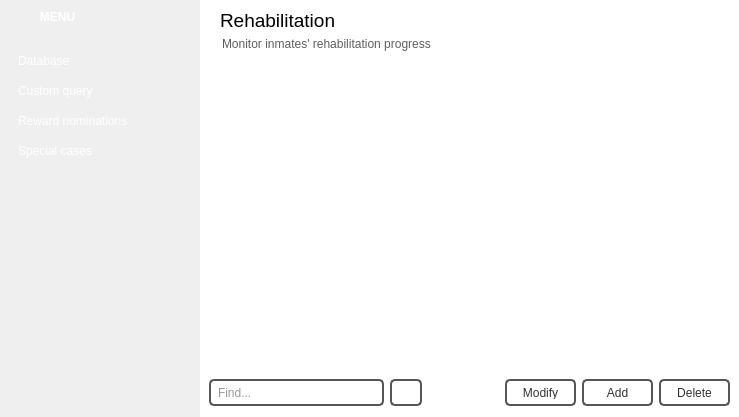
<?xml version="1.0" encoding="UTF-8"?>
<ui version="4.0">
 <class>RehabForm</class>
 <widget class="QWidget" name="RehabForm">
  <property name="geometry">
   <rect>
    <x>0</x>
    <y>0</y>
    <width>739</width>
    <height>417</height>
   </rect>
  </property>
  <property name="windowTitle">
   <string>Form</string>
  </property>
  <layout class="QHBoxLayout" name="horizontalLayout">
   <property name="spacing">
    <number>0</number>
   </property>
   <property name="leftMargin">
    <number>0</number>
   </property>
   <property name="topMargin">
    <number>0</number>
   </property>
   <property name="rightMargin">
    <number>0</number>
   </property>
   <property name="bottomMargin">
    <number>0</number>
   </property>
   <item>
    <widget class="QFrame" name="sidebar">
     <property name="minimumSize">
      <size>
       <width>200</width>
       <height>0</height>
      </size>
     </property>
     <property name="maximumSize">
      <size>
       <width>200</width>
       <height>16777215</height>
      </size>
     </property>
     <property name="styleSheet">
      <string notr="true">QFrame #sidebar {
	background-image: url(:/images/bg_sidemenu.png);
	background-position:top right;
	background-repeat:no-repeat
}</string>
     </property>
     <property name="frameShape">
      <enum>QFrame::NoFrame</enum>
     </property>
     <property name="frameShadow">
      <enum>QFrame::Raised</enum>
     </property>
     <widget class="QPushButton" name="pushButton_22">
      <property name="geometry">
       <rect>
        <x>168</x>
        <y>3</y>
        <width>28</width>
        <height>28</height>
       </rect>
      </property>
      <property name="styleSheet">
       <string notr="true">QPushButton {
color: rgb(255, 255, 255);
text-align:left;
background-image: url(:/images/sidebar_close.png);
background-position:center;
}

QPushButton:hover {
border-radius:5px;
border: 1px solid rgb(120, 120, 120);
background-color: rgb(38, 38, 38);
}

QPushButton:pressed {
border-radius:5px;
border: 1px solid rgb(60, 60, 60);
background-color: rgb(85, 170, 255);
}

</string>
      </property>
      <property name="text">
       <string/>
      </property>
      <property name="flat">
       <bool>true</bool>
      </property>
     </widget>
     <widget class="QPushButton" name="pushButton_18">
      <property name="geometry">
       <rect>
        <x>10</x>
        <y>110</y>
        <width>181</width>
        <height>21</height>
       </rect>
      </property>
      <property name="styleSheet">
       <string notr="true">QPushButton {
color: rgb(255, 255, 255);
text-align:left;
padding-left:7px;
}

QPushButton:hover {
border-radius:10px;
background-color: #299ED6;
}

QPushButton:pressed {
border-radius:10px;
border: 1px solid #777777;
background-color: #222222;
}

QPushButton:checked {
border-radius:10px;
background-color: rgb(120, 120, 120);
}

</string>
      </property>
      <property name="text">
       <string>Reward nominations</string>
      </property>
      <property name="checkable">
       <bool>true</bool>
      </property>
      <property name="autoExclusive">
       <bool>true</bool>
      </property>
      <property name="flat">
       <bool>true</bool>
      </property>
     </widget>
     <widget class="QPushButton" name="pushButton_21">
      <property name="geometry">
       <rect>
        <x>3</x>
        <y>3</y>
        <width>28</width>
        <height>28</height>
       </rect>
      </property>
      <property name="styleSheet">
       <string notr="true">QPushButton {
color: rgb(255, 255, 255);
text-align:left;
background-image: url(:/images/sidebar_unpin.png);
background-position:center;
}

QPushButton:hover {
border-radius:5px;
border: 1px solid rgb(120, 120, 120);
background-color: rgb(38, 38, 38);
}

QPushButton:pressed {
border-radius:5px;
border: 1px solid rgb(60, 60, 60);
background-color: rgb(85, 170, 255);
}</string>
      </property>
      <property name="text">
       <string/>
      </property>
      <property name="flat">
       <bool>true</bool>
      </property>
     </widget>
     <widget class="QPushButton" name="pushButton_20">
      <property name="enabled">
       <bool>false</bool>
      </property>
      <property name="geometry">
       <rect>
        <x>-1</x>
        <y>-1</y>
        <width>201</width>
        <height>36</height>
       </rect>
      </property>
      <property name="font">
       <font>
        <family>Segoe UI</family>
        <pointsize>9</pointsize>
        <weight>75</weight>
        <bold>true</bold>
       </font>
      </property>
      <property name="styleSheet">
       <string notr="true">background-image: url(:/images/sidebar_header.png);
text-align:left;
color: rgb(255, 255, 255);</string>
      </property>
      <property name="text">
       <string>            MENU</string>
      </property>
      <property name="flat">
       <bool>true</bool>
      </property>
     </widget>
     <widget class="QPushButton" name="pushButton_16">
      <property name="geometry">
       <rect>
        <x>10</x>
        <y>50</y>
        <width>181</width>
        <height>21</height>
       </rect>
      </property>
      <property name="styleSheet">
       <string notr="true">QPushButton {
color: rgb(255, 255, 255);
text-align:left;
padding-left:7px;
}

QPushButton:hover {
border-radius:10px;
background-color: #299ED6;
}

QPushButton:pressed {
border-radius:10px;
border: 1px solid #777777;
background-color: #222222;
}

QPushButton:checked {
border-radius:10px;
background-color: rgb(120, 120, 120);
}

</string>
      </property>
      <property name="text">
       <string>Database</string>
      </property>
      <property name="checkable">
       <bool>true</bool>
      </property>
      <property name="autoExclusive">
       <bool>true</bool>
      </property>
      <property name="flat">
       <bool>true</bool>
      </property>
     </widget>
     <widget class="QPushButton" name="pushButton_17">
      <property name="geometry">
       <rect>
        <x>10</x>
        <y>80</y>
        <width>181</width>
        <height>21</height>
       </rect>
      </property>
      <property name="styleSheet">
       <string notr="true">QPushButton {
color: rgb(255, 255, 255);
text-align:left;
padding-left:7px;
}

QPushButton:hover {
border-radius:10px;
background-color: #299ED6;
}

QPushButton:pressed {
border-radius:10px;
border: 1px solid #777777;
background-color: #222222;
}

QPushButton:checked {
border-radius:10px;
background-color: rgb(120, 120, 120);
}

</string>
      </property>
      <property name="text">
       <string>Custom query</string>
      </property>
      <property name="checkable">
       <bool>true</bool>
      </property>
      <property name="autoExclusive">
       <bool>true</bool>
      </property>
      <property name="flat">
       <bool>true</bool>
      </property>
     </widget>
     <widget class="QPushButton" name="pushButton_19">
      <property name="enabled">
       <bool>false</bool>
      </property>
      <property name="geometry">
       <rect>
        <x>10</x>
        <y>140</y>
        <width>181</width>
        <height>21</height>
       </rect>
      </property>
      <property name="styleSheet">
       <string notr="true">QPushButton {
color: rgb(255, 255, 255);
text-align:left;
padding-left:7px;
}

QPushButton:hover {
border-radius:10px;
background-color: #299ED6;
}

QPushButton:pressed {
border-radius:10px;
border: 1px solid #777777;
background-color: #222222;
}

QPushButton:checked {
border-radius:10px;
background-color: rgb(120, 120, 120);
}

</string>
      </property>
      <property name="text">
       <string>Special cases</string>
      </property>
      <property name="checkable">
       <bool>true</bool>
      </property>
      <property name="autoExclusive">
       <bool>true</bool>
      </property>
      <property name="flat">
       <bool>true</bool>
      </property>
     </widget>
     <zorder>pushButton_18</zorder>
     <zorder>pushButton_20</zorder>
     <zorder>pushButton_16</zorder>
     <zorder>pushButton_17</zorder>
     <zorder>pushButton_19</zorder>
     <zorder>pushButton_21</zorder>
     <zorder>pushButton_22</zorder>
    </widget>
   </item>
   <item>
    <widget class="QFrame" name="frame_2">
     <property name="frameShape">
      <enum>QFrame::NoFrame</enum>
     </property>
     <property name="frameShadow">
      <enum>QFrame::Raised</enum>
     </property>
     <layout class="QVBoxLayout" name="verticalLayout_2">
      <property name="spacing">
       <number>0</number>
      </property>
      <property name="leftMargin">
       <number>0</number>
      </property>
      <property name="topMargin">
       <number>0</number>
      </property>
      <property name="rightMargin">
       <number>0</number>
      </property>
      <property name="bottomMargin">
       <number>0</number>
      </property>
      <item>
       <widget class="QFrame" name="frame">
        <property name="frameShape">
         <enum>QFrame::NoFrame</enum>
        </property>
        <property name="frameShadow">
         <enum>QFrame::Raised</enum>
        </property>
        <layout class="QVBoxLayout" name="verticalLayout">
         <property name="spacing">
          <number>0</number>
         </property>
         <property name="leftMargin">
          <number>0</number>
         </property>
         <property name="topMargin">
          <number>0</number>
         </property>
         <property name="rightMargin">
          <number>0</number>
         </property>
         <property name="bottomMargin">
          <number>0</number>
         </property>
         <item>
          <widget class="QFrame" name="frame_3">
           <property name="sizePolicy">
            <sizepolicy hsizetype="Minimum" vsizetype="Preferred">
             <horstretch>0</horstretch>
             <verstretch>0</verstretch>
            </sizepolicy>
           </property>
           <property name="minimumSize">
            <size>
             <width>0</width>
             <height>64</height>
            </size>
           </property>
           <property name="maximumSize">
            <size>
             <width>16777215</width>
             <height>64</height>
            </size>
           </property>
           <property name="styleSheet">
            <string notr="true">QFrame #frame_3 {
	background-color: rgb(255, 255, 255);
	background-image: url(:/images/subwindow_header.png);
	background-repeat:0;
}</string>
           </property>
           <property name="frameShape">
            <enum>QFrame::NoFrame</enum>
           </property>
           <property name="frameShadow">
            <enum>QFrame::Raised</enum>
           </property>
           <property name="lineWidth">
            <number>0</number>
           </property>
           <widget class="QLabel" name="label">
            <property name="geometry">
             <rect>
              <x>20</x>
              <y>10</y>
              <width>151</width>
              <height>21</height>
             </rect>
            </property>
            <property name="font">
             <font>
              <family>Segoe UI</family>
              <pointsize>14</pointsize>
             </font>
            </property>
            <property name="styleSheet">
             <string notr="true">background-color:0;</string>
            </property>
            <property name="text">
             <string>Rehabilitation</string>
            </property>
           </widget>
           <widget class="QLabel" name="label_2">
            <property name="geometry">
             <rect>
              <x>22</x>
              <y>36</y>
              <width>391</width>
              <height>16</height>
             </rect>
            </property>
            <property name="styleSheet">
             <string notr="true">color: rgb(94, 94, 94);
background-color:0;</string>
            </property>
            <property name="text">
             <string>Monitor inmates' rehabilitation progress</string>
            </property>
           </widget>
          </widget>
         </item>
         <item>
          <widget class="QFrame" name="frame_4">
           <property name="styleSheet">
            <string notr="true">QScrollBar:horizontal {
	background-color: white;
    height: 14px;
    margin: 20px 0px 20 0px;
}

QScrollBar::handle:horizontal {
	background-color: rgb(195, 195, 195);
    min-width: 20px;
}

QScrollBar::add-line:horizontal {
	border-image: url(:/images/scroll_right.png);
    width: 16px;
    subcontrol-position: right;
    subcontrol-origin: margin;
}

QScrollBar::sub-line:horizontal {
	border-image: url(:/images/scroll_left.png);
    width: 16px;
    subcontrol-position: left;
    subcontrol-origin: margin;
}

QScrollBar:vertical {
	width:14px;
	background-color: white;
	margin: 20px 0px 20px 0px;
}

QScrollBar::handle:vertical {
	background-color: rgb(195, 195, 195);
    min-height: 15px;
}

QScrollBar::add-line:vertical {
	border-image: url(:/images/scroll_down.png);
    height: 16px;
    subcontrol-position: bottom;
    subcontrol-origin: margin;
}

QScrollBar::sub-line:vertical {
	border-image: url(:/images/scroll_up.png);
    height: 16px;
    subcontrol-position: top;
    subcontrol-origin: margin;
}</string>
           </property>
           <property name="frameShape">
            <enum>QFrame::NoFrame</enum>
           </property>
           <property name="frameShadow">
            <enum>QFrame::Raised</enum>
           </property>
           <layout class="QVBoxLayout" name="verticalLayout_3">
            <property name="spacing">
             <number>0</number>
            </property>
            <property name="leftMargin">
             <number>0</number>
            </property>
            <property name="topMargin">
             <number>0</number>
            </property>
            <property name="rightMargin">
             <number>0</number>
            </property>
            <property name="bottomMargin">
             <number>0</number>
            </property>
            <item>
             <widget class="QStackedWidget" name="stackedWidget">
              <property name="styleSheet">
               <string notr="true">background-color: rgb(255, 255, 255);</string>
              </property>
              <property name="currentIndex">
               <number>0</number>
              </property>
              <widget class="QWidget" name="database">
               <layout class="QVBoxLayout" name="verticalLayout_4">
                <property name="spacing">
                 <number>0</number>
                </property>
                <property name="leftMargin">
                 <number>0</number>
                </property>
                <property name="topMargin">
                 <number>0</number>
                </property>
                <property name="rightMargin">
                 <number>0</number>
                </property>
                <property name="bottomMargin">
                 <number>0</number>
                </property>
                <item>
                 <widget class="QTableView" name="tableView">
                  <property name="styleSheet">
                   <string notr="true">background-color: rgb(255, 255, 255);</string>
                  </property>
                  <property name="frameShape">
                   <enum>QFrame::NoFrame</enum>
                  </property>
                 </widget>
                </item>
                <item>
                 <widget class="QFrame" name="frame_5">
                  <property name="minimumSize">
                   <size>
                    <width>0</width>
                    <height>48</height>
                   </size>
                  </property>
                  <property name="styleSheet">
                   <string notr="true">QPushButton {
color: #333;
border: 2px solid #555;
border-radius: 5px;
padding: 5px;
background: qradialgradient(cx: 0.3, cy: -0.4,
fx: 0.3, fy: -0.4,
radius: 1.35, stop: 0 #fff, stop: 1 #888);
}

QPushButton:hover {
background: qradialgradient(cx: 0.3, cy: -0.4,
fx: 0.3, fy: -0.4,
radius: 1.35, stop: 0 #fff, stop: 1 #bbb);
}

QPushButton:pressed {
background: qradialgradient(cx: 0.4, cy: -0.1,
fx: 0.4, fy: -0.1,
radius: 1.35, stop: 0 #fff, stop: 1 #ddd);
}

#frame_5 {
border: none;
background: qlineargradient(x1: 0, y1: 0, x2: 0, y2: 1,
stop: 0.08 #7a7a7a,
stop: 0.39999 #717171, stop: 0.4 #626262,
stop: 0.9 #4c4c4c, stop: 1 #333333);
}

QComboBox {
color: #333;
border: 2px solid #555;
border-radius: 5px;
padding: 5px;
background: qradialgradient(cx: 0.3, cy: -0.4,
fx: 0.3, fy: -0.4,
radius: 1.35, stop: 0 #fff, stop: 1 #888);
min-width: 80px;
}

QComboBox::drop-down {
	subcontrol-origin: padding;
	subcontrol-position: top right;
	width: 25px;
 
	border-top-right-radius: 3px;
	border-bottom-right-radius: 3px;
}

QComboBox::down-arrow {
	image: url(:/images/cmbbox_arrow.png);
}

QComboBox:hover {
background: qradialgradient(cx: 0.3, cy: -0.4,
fx: 0.3, fy: -0.4,
radius: 1.35, stop: 0 #fff, stop: 1 #bbb);
}

QComboBox:pressed {
background: qradialgradient(cx: 0.4, cy: -0.1,
fx: 0.4, fy: -0.1,
radius: 1.35, stop: 0 #fff, stop: 1 #ddd);
}

QLineEdit {
color: #333;
border: 2px solid #555;
border-radius: 5px;
padding: 5px;
background: qradialgradient(cx: 0.3, cy: -0.4,
fx: 0.3, fy: -0.4,
radius: 1.35, stop: 0 #eee, stop: 1 #ddd);
min-width: 80px;
}

QLineEdit:hover {
background-color: rgb(255, 255, 255);
}

QLineEdit:pressed {
background: qradialgradient(cx: 0.4, cy: -0.1,
fx: 0.4, fy: -0.1,
radius: 1.35, stop: 0 #fff, stop: 1 #ddd);
}
</string>
                  </property>
                  <property name="frameShape">
                   <enum>QFrame::NoFrame</enum>
                  </property>
                  <property name="frameShadow">
                   <enum>QFrame::Raised</enum>
                  </property>
                  <layout class="QHBoxLayout" name="horizontalLayout_2">
                   <property name="topMargin">
                    <number>0</number>
                   </property>
                   <property name="bottomMargin">
                    <number>0</number>
                   </property>
                   <item>
                    <widget class="QLineEdit" name="lineEdit">
                     <property name="sizePolicy">
                      <sizepolicy hsizetype="Expanding" vsizetype="Maximum">
                       <horstretch>0</horstretch>
                       <verstretch>0</verstretch>
                      </sizepolicy>
                     </property>
                     <property name="minimumSize">
                      <size>
                       <width>94</width>
                       <height>27</height>
                      </size>
                     </property>
                     <property name="maximumSize">
                      <size>
                       <width>175</width>
                       <height>27</height>
                      </size>
                     </property>
                     <property name="placeholderText">
                      <string>Find...</string>
                     </property>
                    </widget>
                   </item>
                   <item>
                    <widget class="QPushButton" name="pushSearch">
                     <property name="sizePolicy">
                      <sizepolicy hsizetype="Fixed" vsizetype="Fixed">
                       <horstretch>0</horstretch>
                       <verstretch>0</verstretch>
                      </sizepolicy>
                     </property>
                     <property name="minimumSize">
                      <size>
                       <width>0</width>
                       <height>27</height>
                      </size>
                     </property>
                     <property name="maximumSize">
                      <size>
                       <width>32</width>
                       <height>27</height>
                      </size>
                     </property>
                     <property name="text">
                      <string/>
                     </property>
                     <property name="icon">
                      <iconset resource="pms_resources.qrc">
                       <normaloff>:/images/find_icon.png</normaloff>:/images/find_icon.png</iconset>
                     </property>
                     <property name="iconSize">
                      <size>
                       <width>24</width>
                       <height>24</height>
                      </size>
                     </property>
                     <property name="flat">
                      <bool>false</bool>
                     </property>
                    </widget>
                   </item>
                   <item>
                    <widget class="QFrame" name="frame_6">
                     <property name="styleSheet">
                      <string notr="true">border: none;
background: qlineargradient(x1: 0, y1: 0, x2: 0, y2: 1,
stop: 0.08 #7f7f7f,
stop: 0.39999 #717171, stop: 0.4 #626262,
stop: 0.9 #4c4c4c, stop: 1 #333333);
</string>
                     </property>
                     <property name="frameShape">
                      <enum>QFrame::NoFrame</enum>
                     </property>
                     <property name="frameShadow">
                      <enum>QFrame::Raised</enum>
                     </property>
                    </widget>
                   </item>
                   <item>
                    <widget class="QPushButton" name="pushModify">
                     <property name="minimumSize">
                      <size>
                       <width>0</width>
                       <height>0</height>
                      </size>
                     </property>
                     <property name="maximumSize">
                      <size>
                       <width>85</width>
                       <height>27</height>
                      </size>
                     </property>
                     <property name="text">
                      <string>Modify</string>
                     </property>
                     <property name="icon">
                      <iconset resource="pms_resources.qrc">
                       <normaloff>:/images/modify.png</normaloff>:/images/modify.png</iconset>
                     </property>
                     <property name="iconSize">
                      <size>
                       <width>24</width>
                       <height>24</height>
                      </size>
                     </property>
                    </widget>
                   </item>
                   <item>
                    <widget class="QPushButton" name="pushAdd">
                     <property name="minimumSize">
                      <size>
                       <width>0</width>
                       <height>0</height>
                      </size>
                     </property>
                     <property name="maximumSize">
                      <size>
                       <width>85</width>
                       <height>27</height>
                      </size>
                     </property>
                     <property name="text">
                      <string>Add</string>
                     </property>
                     <property name="icon">
                      <iconset resource="pms_resources.qrc">
                       <normaloff>:/images/add_new.png</normaloff>:/images/add_new.png</iconset>
                     </property>
                     <property name="iconSize">
                      <size>
                       <width>24</width>
                       <height>24</height>
                      </size>
                     </property>
                    </widget>
                   </item>
                   <item>
                    <widget class="QPushButton" name="pushDelete">
                     <property name="minimumSize">
                      <size>
                       <width>0</width>
                       <height>0</height>
                      </size>
                     </property>
                     <property name="maximumSize">
                      <size>
                       <width>85</width>
                       <height>27</height>
                      </size>
                     </property>
                     <property name="styleSheet">
                      <string notr="true"/>
                     </property>
                     <property name="text">
                      <string>Delete</string>
                     </property>
                     <property name="icon">
                      <iconset resource="pms_resources.qrc">
                       <normaloff>:/images/delete.png</normaloff>:/images/delete.png</iconset>
                     </property>
                     <property name="iconSize">
                      <size>
                       <width>24</width>
                       <height>24</height>
                      </size>
                     </property>
                    </widget>
                   </item>
                  </layout>
                 </widget>
                </item>
               </layout>
              </widget>
              <widget class="QWidget" name="query">
               <layout class="QVBoxLayout" name="verticalLayout_5">
                <property name="spacing">
                 <number>0</number>
                </property>
                <property name="leftMargin">
                 <number>0</number>
                </property>
                <property name="topMargin">
                 <number>0</number>
                </property>
                <property name="rightMargin">
                 <number>0</number>
                </property>
                <property name="bottomMargin">
                 <number>0</number>
                </property>
                <item>
                 <widget class="QPlainTextEdit" name="plainTextEdit">
                  <property name="styleSheet">
                   <string notr="true">background-color: rgb(255, 255, 255);</string>
                  </property>
                  <property name="frameShape">
                   <enum>QFrame::NoFrame</enum>
                  </property>
                  <property name="placeholderText">
                   <string>Enter SQL to execute...</string>
                  </property>
                 </widget>
                </item>
                <item>
                 <widget class="QFrame" name="frame_7">
                  <property name="minimumSize">
                   <size>
                    <width>0</width>
                    <height>48</height>
                   </size>
                  </property>
                  <property name="styleSheet">
                   <string notr="true">QPushButton {
color: #333;
border: 2px solid #555;
border-radius: 5px;
padding: 5px;
background: qradialgradient(cx: 0.3, cy: -0.4,
fx: 0.3, fy: -0.4,
radius: 1.35, stop: 0 #fff, stop: 1 #888);
}

QPushButton:hover {
background: qradialgradient(cx: 0.3, cy: -0.4,
fx: 0.3, fy: -0.4,
radius: 1.35, stop: 0 #fff, stop: 1 #bbb);
}

QPushButton:pressed {
background: qradialgradient(cx: 0.4, cy: -0.1,
fx: 0.4, fy: -0.1,
radius: 1.35, stop: 0 #fff, stop: 1 #ddd);
}

#frame_7 {
border: none;
background: qlineargradient(x1: 0, y1: 0, x2: 0, y2: 1,
stop: 0.08 #7a7a7a,
stop: 0.39999 #717171, stop: 0.4 #626262,
stop: 0.9 #4c4c4c, stop: 1 #333333);
}

QComboBox {
color: #333;
border: 2px solid #555;
border-radius: 5px;
padding: 5px;
background: qradialgradient(cx: 0.3, cy: -0.4,
fx: 0.3, fy: -0.4,
radius: 1.35, stop: 0 #fff, stop: 1 #888);
min-width: 80px;
}

QComboBox::drop-down {
	subcontrol-origin: padding;
	subcontrol-position: top right;
	width: 25px;
 
	border-top-right-radius: 3px;
	border-bottom-right-radius: 3px;
}

QComboBox::down-arrow {
	image: url(:/images/cmbbox_arrow.png);
}

QComboBox:hover {
background: qradialgradient(cx: 0.3, cy: -0.4,
fx: 0.3, fy: -0.4,
radius: 1.35, stop: 0 #fff, stop: 1 #bbb);
}

QComboBox:pressed {
background: qradialgradient(cx: 0.4, cy: -0.1,
fx: 0.4, fy: -0.1,
radius: 1.35, stop: 0 #fff, stop: 1 #ddd);
}

QLineEdit {
color: #333;
border: 2px solid #555;
border-radius: 5px;
padding: 5px;
background: qradialgradient(cx: 0.3, cy: -0.4,
fx: 0.3, fy: -0.4,
radius: 1.35, stop: 0 #eee, stop: 1 #ddd);
min-width: 80px;
}

QLineEdit:hover {
background-color: rgb(255, 255, 255);
}

QLineEdit:pressed {
background: qradialgradient(cx: 0.4, cy: -0.1,
fx: 0.4, fy: -0.1,
radius: 1.35, stop: 0 #fff, stop: 1 #ddd);
}
</string>
                  </property>
                  <property name="frameShape">
                   <enum>QFrame::NoFrame</enum>
                  </property>
                  <property name="frameShadow">
                   <enum>QFrame::Raised</enum>
                  </property>
                  <layout class="QHBoxLayout" name="horizontalLayout_3">
                   <property name="topMargin">
                    <number>0</number>
                   </property>
                   <property name="bottomMargin">
                    <number>0</number>
                   </property>
                   <item>
                    <widget class="QFrame" name="frame_8">
                     <property name="styleSheet">
                      <string notr="true">border: none;
background: qlineargradient(x1: 0, y1: 0, x2: 0, y2: 1,
stop: 0.08 #7f7f7f,
stop: 0.39999 #717171, stop: 0.4 #626262,
stop: 0.9 #4c4c4c, stop: 1 #333333);
</string>
                     </property>
                     <property name="frameShape">
                      <enum>QFrame::NoFrame</enum>
                     </property>
                     <property name="frameShadow">
                      <enum>QFrame::Raised</enum>
                     </property>
                    </widget>
                   </item>
                   <item>
                    <widget class="QPushButton" name="pushButton_4">
                     <property name="minimumSize">
                      <size>
                       <width>0</width>
                       <height>0</height>
                      </size>
                     </property>
                     <property name="maximumSize">
                      <size>
                       <width>85</width>
                       <height>27</height>
                      </size>
                     </property>
                     <property name="text">
                      <string>Execute</string>
                     </property>
                     <property name="icon">
                      <iconset resource="pms_resources.qrc">
                       <normaloff>:/images/execute.png</normaloff>:/images/execute.png</iconset>
                     </property>
                     <property name="iconSize">
                      <size>
                       <width>24</width>
                       <height>24</height>
                      </size>
                     </property>
                    </widget>
                   </item>
                   <item>
                    <widget class="QPushButton" name="pushButton_5">
                     <property name="minimumSize">
                      <size>
                       <width>0</width>
                       <height>0</height>
                      </size>
                     </property>
                     <property name="maximumSize">
                      <size>
                       <width>85</width>
                       <height>27</height>
                      </size>
                     </property>
                     <property name="text">
                      <string>Clear</string>
                     </property>
                     <property name="icon">
                      <iconset resource="pms_resources.qrc">
                       <normaloff>:/images/clear.png</normaloff>:/images/clear.png</iconset>
                     </property>
                     <property name="iconSize">
                      <size>
                       <width>24</width>
                       <height>24</height>
                      </size>
                     </property>
                    </widget>
                   </item>
                  </layout>
                 </widget>
                </item>
               </layout>
              </widget>
              <widget class="QWidget" name="rewards">
               <layout class="QVBoxLayout" name="verticalLayout_6">
                <property name="spacing">
                 <number>0</number>
                </property>
                <property name="leftMargin">
                 <number>0</number>
                </property>
                <property name="topMargin">
                 <number>0</number>
                </property>
                <property name="rightMargin">
                 <number>0</number>
                </property>
                <property name="bottomMargin">
                 <number>0</number>
                </property>
                <item>
                 <widget class="QFrame" name="frame_9">
                  <property name="styleSheet">
                   <string notr="true">background-color: rgb(255, 255, 255);</string>
                  </property>
                  <property name="frameShape">
                   <enum>QFrame::StyledPanel</enum>
                  </property>
                  <property name="frameShadow">
                   <enum>QFrame::Raised</enum>
                  </property>
                  <layout class="QGridLayout" name="gridLayout">
                   <property name="leftMargin">
                    <number>20</number>
                   </property>
                   <item row="0" column="0">
                    <widget class="QLabel" name="label_3">
                     <property name="text">
                      <string>Inmate ID:</string>
                     </property>
                    </widget>
                   </item>
                   <item row="0" column="1">
                    <widget class="QLineEdit" name="lineEdit_2">
                     <property name="styleSheet">
                      <string notr="true">background-color: rgb(255, 255, 255);</string>
                     </property>
                    </widget>
                   </item>
                   <item row="1" column="0">
                    <widget class="QLabel" name="label_4">
                     <property name="text">
                      <string>Reason:</string>
                     </property>
                    </widget>
                   </item>
                   <item row="1" column="1">
                    <widget class="QLineEdit" name="lineEdit_3">
                     <property name="styleSheet">
                      <string notr="true">background-color: rgb(255, 255, 255);</string>
                     </property>
                    </widget>
                   </item>
                   <item row="2" column="0">
                    <widget class="QLabel" name="label_5">
                     <property name="text">
                      <string>Remarks:</string>
                     </property>
                    </widget>
                   </item>
                   <item row="2" column="1">
                    <widget class="QPlainTextEdit" name="plainTextEdit_2">
                     <property name="styleSheet">
                      <string notr="true">background-color: rgb(255, 255, 255);</string>
                     </property>
                    </widget>
                   </item>
                  </layout>
                 </widget>
                </item>
                <item>
                 <widget class="QFrame" name="frame_10">
                  <property name="minimumSize">
                   <size>
                    <width>0</width>
                    <height>48</height>
                   </size>
                  </property>
                  <property name="maximumSize">
                   <size>
                    <width>16777215</width>
                    <height>48</height>
                   </size>
                  </property>
                  <property name="styleSheet">
                   <string notr="true">QPushButton {
color: #333;
border: 2px solid #555;
border-radius: 5px;
padding: 5px;
background: qradialgradient(cx: 0.3, cy: -0.4,
fx: 0.3, fy: -0.4,
radius: 1.35, stop: 0 #fff, stop: 1 #888);
}

QPushButton:hover {
background: qradialgradient(cx: 0.3, cy: -0.4,
fx: 0.3, fy: -0.4,
radius: 1.35, stop: 0 #fff, stop: 1 #bbb);
}

QPushButton:pressed {
background: qradialgradient(cx: 0.4, cy: -0.1,
fx: 0.4, fy: -0.1,
radius: 1.35, stop: 0 #fff, stop: 1 #ddd);
}

#frame_10 {
border: none;
background: qlineargradient(x1: 0, y1: 0, x2: 0, y2: 1,
stop: 0.08 #7a7a7a,
stop: 0.39999 #717171, stop: 0.4 #626262,
stop: 0.9 #4c4c4c, stop: 1 #333333);
}

QComboBox {
color: #333;
border: 2px solid #555;
border-radius: 5px;
padding: 5px;
background: qradialgradient(cx: 0.3, cy: -0.4,
fx: 0.3, fy: -0.4,
radius: 1.35, stop: 0 #fff, stop: 1 #888);
min-width: 80px;
}

QComboBox::drop-down {
	subcontrol-origin: padding;
	subcontrol-position: top right;
	width: 25px;
 
	border-top-right-radius: 3px;
	border-bottom-right-radius: 3px;
}

QComboBox::down-arrow {
	image: url(:/images/cmbbox_arrow.png);
}

QComboBox:hover {
background: qradialgradient(cx: 0.3, cy: -0.4,
fx: 0.3, fy: -0.4,
radius: 1.35, stop: 0 #fff, stop: 1 #bbb);
}

QComboBox:pressed {
background: qradialgradient(cx: 0.4, cy: -0.1,
fx: 0.4, fy: -0.1,
radius: 1.35, stop: 0 #fff, stop: 1 #ddd);
}

QLineEdit {
color: #333;
border: 2px solid #555;
border-radius: 5px;
padding: 5px;
background: qradialgradient(cx: 0.3, cy: -0.4,
fx: 0.3, fy: -0.4,
radius: 1.35, stop: 0 #eee, stop: 1 #ddd);
min-width: 80px;
}

QLineEdit:hover {
background-color: rgb(255, 255, 255);
}

QLineEdit:pressed {
background: qradialgradient(cx: 0.4, cy: -0.1,
fx: 0.4, fy: -0.1,
radius: 1.35, stop: 0 #fff, stop: 1 #ddd);
}
</string>
                  </property>
                  <property name="frameShape">
                   <enum>QFrame::NoFrame</enum>
                  </property>
                  <property name="frameShadow">
                   <enum>QFrame::Raised</enum>
                  </property>
                  <layout class="QHBoxLayout" name="horizontalLayout_4">
                   <property name="topMargin">
                    <number>0</number>
                   </property>
                   <property name="bottomMargin">
                    <number>0</number>
                   </property>
                   <item>
                    <widget class="QFrame" name="frame_11">
                     <property name="styleSheet">
                      <string notr="true">border: none;
background: qlineargradient(x1: 0, y1: 0, x2: 0, y2: 1,
stop: 0.08 #7f7f7f,
stop: 0.39999 #717171, stop: 0.4 #626262,
stop: 0.9 #4c4c4c, stop: 1 #333333);
</string>
                     </property>
                     <property name="frameShape">
                      <enum>QFrame::NoFrame</enum>
                     </property>
                     <property name="frameShadow">
                      <enum>QFrame::Raised</enum>
                     </property>
                    </widget>
                   </item>
                   <item>
                    <widget class="QPushButton" name="pushButton_7">
                     <property name="minimumSize">
                      <size>
                       <width>0</width>
                       <height>0</height>
                      </size>
                     </property>
                     <property name="maximumSize">
                      <size>
                       <width>85</width>
                       <height>27</height>
                      </size>
                     </property>
                     <property name="text">
                      <string>Accept</string>
                     </property>
                     <property name="icon">
                      <iconset resource="pms_resources.qrc">
                       <normaloff>:/images/check.png</normaloff>:/images/check.png</iconset>
                     </property>
                     <property name="iconSize">
                      <size>
                       <width>24</width>
                       <height>24</height>
                      </size>
                     </property>
                    </widget>
                   </item>
                  </layout>
                 </widget>
                </item>
               </layout>
              </widget>
             </widget>
            </item>
           </layout>
          </widget>
         </item>
        </layout>
       </widget>
      </item>
     </layout>
    </widget>
   </item>
  </layout>
 </widget>
 <resources>
  <include location="pms_resources.qrc"/>
 </resources>
 <connections/>
</ui>
